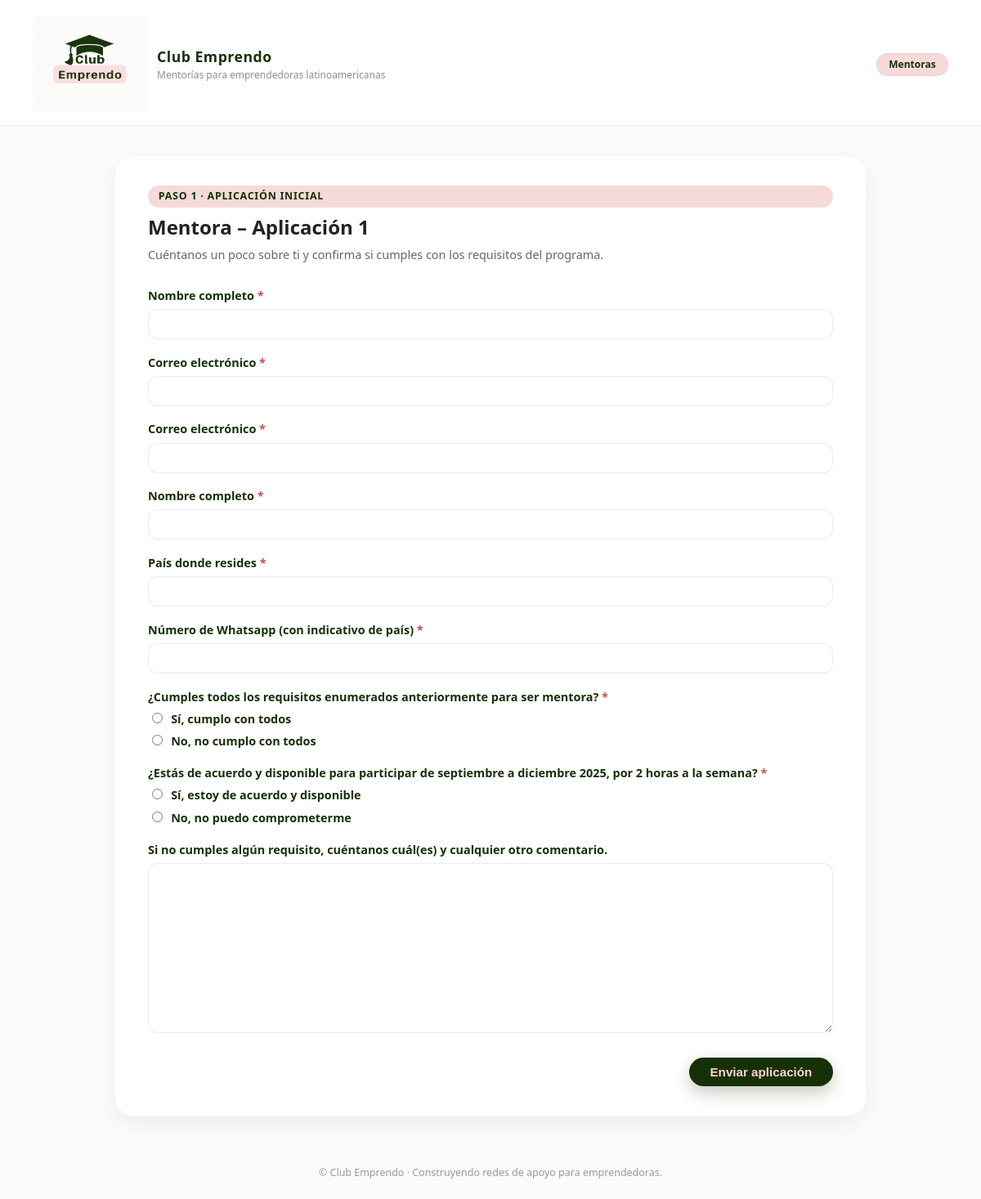
Page /apply/mentora/ on the committed database.
### applications/models.py (models this page shows, shortened)
class FormDefinition(models.Model):
    slug = models.SlugField(unique=True)  # e.g. "E_A1"
    name = models.CharField(max_length=200)
    description = models.TextField(blank=True)
    is_public = models.BooleanField(
        default=True,
        help_text="Public forms are linked directly from the website (A1). A2 forms are private and used via invite link.",
    )

class Question(models.Model):
    SHORT_TEXT = "short_text"
    LONG_TEXT = "long_text"
    INTEGER = "integer"
    BOOLEAN = "boolean"         # single checkbox
    CHOICE = "choice"           # single choice (radio/dropdown)
    MULTI_CHOICE = "multi_choice"  # multiple choice (checkbox list)
    FIELD_TYPES = [
        (SHORT_TEXT, "Short text"),
        (LONG_TEXT, "Long text"),
        (INTEGER, "Integer"),
        (BOOLEAN, "Yes/No (checkbox)"),
        (CHOICE, "Single choice"),
        (MULTI_CHOICE, "Multiple choice"),
    ]
    form = models.ForeignKey(
        FormDefinition,
        on_delete=models.CASCADE,
        related_name="questions",
    )
    text = models.CharField(max_length=255)
    help_text = models.TextField(blank=True)
    field_type = models.CharField(max_length=20, choices=FIELD_TYPES)
    required = models.BooleanField(default=True)
    position = models.PositiveIntegerField(default=0)
    slug = models.SlugField(
        help_text="Stable identifier for grading (e.g. 'e2_hours_per_week')."
    )
    active = models.BooleanField(default=True)
    class Meta:
        unique_together = ("form", "slug")
        ordering = ["position"]

### applications/views.py (the view)
def apply_mentora_first(request):
    return _handle_application_form(request, "M_A1", second_stage=False)

### applications/templates/applications/application_form.html (shortened to what this page needs)
{% extends "applications/base.html" %}
{% block role_chips %}
  {% if form_def.slug|slice:":1" == "E" %}
    <span class="ce-chip">Emprendedoras</span>
  {% elif form_def.slug|slice:":1" == "M" %}
    <span class="ce-chip">Mentoras</span>
  {% else %}
    {{ block.super }}
  {% endif %}
{% endblock %}
{% block content %}
  <div class="ce-form-header">
    <span class="ce-form-pill">
        {% if second_stage %}
          Paso 2 · Aplicación detallada
        {% else %}
          Paso 1 · Aplicación inicial
        {% endif %}
      </span>
    <h1 class="ce-form-title ce-heading">{{ form_def.name }}</h1>
    <p class="ce-form-subtitle">
      {% if second_stage %}
        Esta es la segunda parte del proceso de selección. Tómate tu tiempo para
        responder con calma; tus respuestas nos ayudan a conectar mejor mentoras
        y emprendedoras.
      {% else %}
        Cuéntanos un poco sobre ti y confirma si cumples con los requisitos del
        programa.
      {% endif %}
    </p>
  </div>
  <form method="post">
    {% for field in form %}
      <div class="form-row">
        <label
          {% if field.field.required %}class="required"{% endif %}
          for="{{ field.id_for_label }}"
        >
          {{ field.label }}
        </label>
        {{ field }}
      </div>
    {% endfor %}
    <div class="ce-actions">
      <button type="submit" class="ce-button-primary">Enviar aplicación</button>
    </div>
  </form>
{% endblock %}

### static/applications/css/styles.css (style rules this page uses)
:root { --ce-pink: #ffd1d1; --ce-soft-pink: #f6dad9; --ce-deep-green: #163108; --ce-muted-green: #889480; --ce-bg: #fcfbfa; --ce-white: #ffffff; --ce-radius-lg: 18px; --ce-radius-md: 12px; --ce-radius-sm: 8px; --ce-shadow-soft: 0 10px 30px rgba(0, 0, 0, 0.06); }
*, *::before, *::after { box-sizing: border-box; }
body { margin: 0; font-family: system-ui, -apple-system, BlinkMacSystemFont, "Segoe UI", sans-serif; background-color: var(--ce-bg); color: #222; line-height: 1.5; }
h1, h2, h3, h4, .ce-heading { font-family: "Aileron", system-ui, -apple-system, BlinkMacSystemFont, "Segoe UI", sans-serif; }
.ce-chip { border-radius: 999px; padding: 0.25rem 0.9rem; font-size: 0.75rem; border: 1px solid rgba(0, 0, 0, 0.05); background: var(--ce-soft-pink); color: var(--ce-deep-green); font-weight: 600; }
.ce-form-header { display: flex; flex-direction: column; gap: 0.35rem; margin-bottom: 1.75rem; }
.ce-form-pill { display: inline-flex; align-items: center; gap: 0.4rem; font-size: 0.78rem; padding: 0.25rem 0.8rem; border-radius: 999px; background: var(--ce-soft-pink); color: var(--ce-deep-green); font-weight: 600; text-transform: uppercase; letter-spacing: 0.06em; }
.ce-form-title { font-size: 1.5rem; margin: 0; }
.ce-form-subtitle { font-size: 0.9rem; color: #666; margin: 0; }
form { margin: 0; }
.form-row { margin-bottom: 1.1rem; }
.form-row label { display: block; font-size: 0.9rem; font-weight: 600; color: var(--ce-deep-green); margin-bottom: 0.35rem; }
input[type="text"], input[type="email"], input[type="number"], input[type="tel"], textarea, select { width: 100%; border-radius: var(--ce-radius-md); border: 1px solid rgba(0, 0, 0, 0.08); padding: 0.5rem 0.7rem; font-size: 0.9rem; font-family: inherit; background-color: #fff; transition: border-color 0.15s ease, box-shadow 0.15s ease, background-color 0.15s ease; }
textarea { min-height: 110px; resize: vertical; }
.form-row input[type="radio"], .form-row input[type="checkbox"] { margin-right: 0.4rem; }
label.required::after { content: " *"; color: #d14b4b; }
.ce-actions { margin-top: 1.5rem; display: flex; justify-content: flex-end; }
.ce-button-primary { border: none; border-radius: 999px; padding: 0.55rem 1.6rem; font-size: 0.95rem; font-weight: 700; cursor: pointer; background: var(--ce-deep-green); color: var(--ce-pink); box-shadow: 0 8px 20px rgba(22, 49, 8, 0.25); transition: transform 0.12s ease, box-shadow 0.12s ease, background-color 0.12s ease; }

### rows in the picture
FormDefinition: name "Mentora – Aplicación 1"
Question: label "Nombre completo", label "Nombre completo"
Question: label "Correo electrónico", label "Correo electrónico"
Question: label "País donde resides"
Question: label "Número de Whatsapp (con indicativo de país)"
Question: label "¿Cumples todos los requisitos enumerados anteriormente para ser mentora?"
Question: label "¿Estás de acuerdo y disponible para participar de septiembre a diciembre 2025, por 2 horas a la semana?"
Question: label "Si no cumples algún requisito, cuéntanos cuál(es) y cualquier otro comentario."
